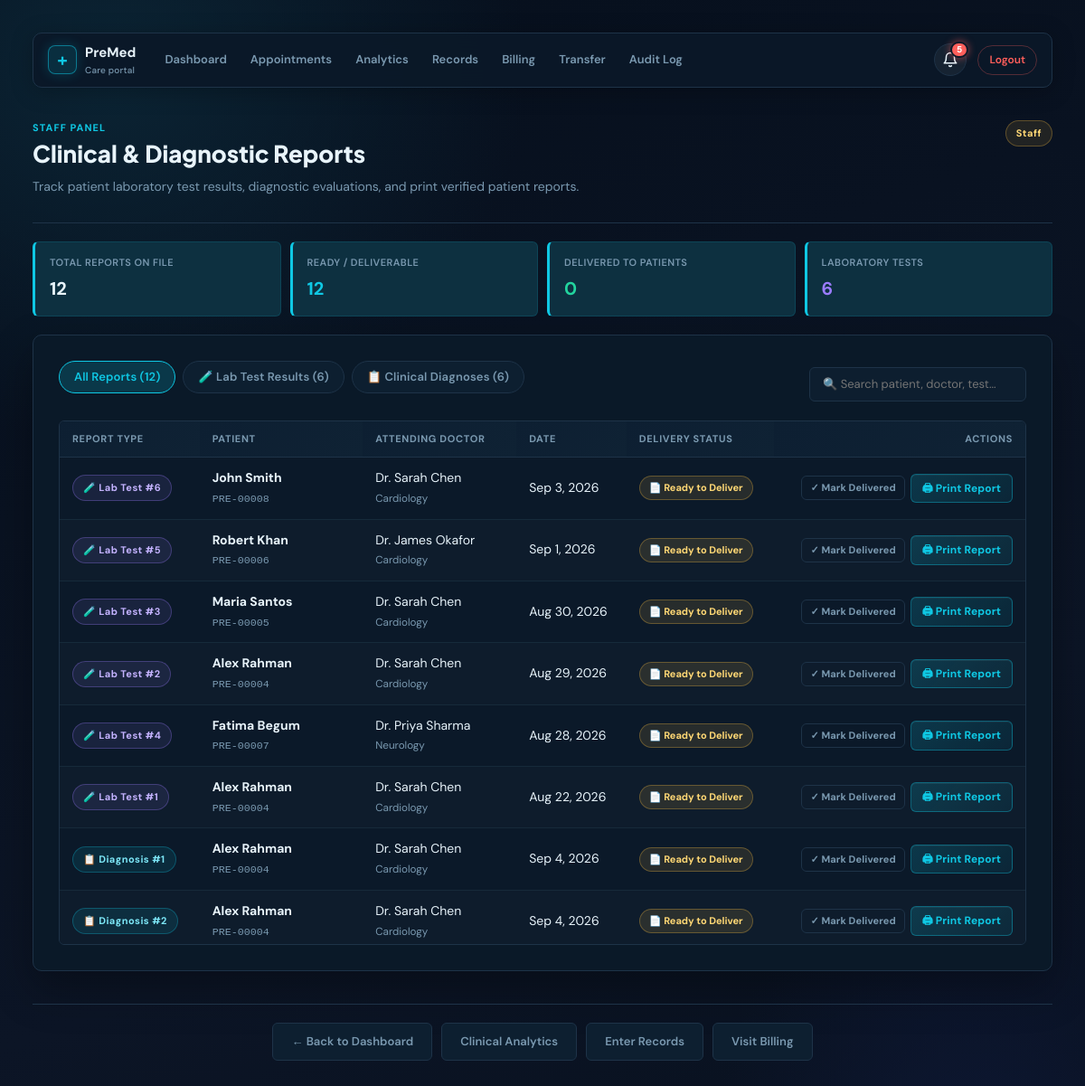
Page /frontend/reports.php (signed in) on the committed database.
### tables this page shows
CREATE TABLE LAB_TEST (
    TestID INT UNSIGNED AUTO_INCREMENT PRIMARY KEY,
    Result TEXT NULL,
    VisitID INT UNSIGNED NOT NULL,
    Cost DECIMAL(10,2) NOT NULL DEFAULT 0,
    CONSTRAINT fk_lab_visit FOREIGN KEY (VisitID) REFERENCES VISIT(VisitID) ON DELETE CASCADE
);

CREATE TABLE `USER` (
    UserID INT UNSIGNED AUTO_INCREMENT PRIMARY KEY,
    Name VARCHAR(120) NOT NULL,
    Email VARCHAR(190) NOT NULL UNIQUE,
    Password VARCHAR(255) NOT NULL,
    Address VARCHAR(255) NULL,
    CreatedAt TIMESTAMP NOT NULL DEFAULT CURRENT_TIMESTAMP
);

CREATE TABLE PATIENT (
    UserID INT UNSIGNED PRIMARY KEY,
    PatientCode VARCHAR(12) NULL UNIQUE,
    AssignedDoctorID INT UNSIGNED NULL,
    RiskLevel ENUM('Low', 'Medium', 'High') NOT NULL DEFAULT 'Low',
    ProfileStatus ENUM('Stable', 'Requires Attention') NOT NULL DEFAULT 'Stable',
    BloodGroup VARCHAR(5) NULL,
    Gender VARCHAR(30) NULL,
    DateOfBirth DATE NULL,
    CONSTRAINT fk_patient_user FOREIGN KEY (UserID) REFERENCES `USER`(UserID) ON DELETE CASCADE,
    CONSTRAINT fk_patient_doctor FOREIGN KEY (AssignedDoctorID) REFERENCES DOCTOR(UserID) ON DELETE SET NULL
);

CREATE TABLE DEPARTMENT (
    DeptID INT UNSIGNED AUTO_INCREMENT PRIMARY KEY,
    DeptName VARCHAR(100) NOT NULL UNIQUE
);

CREATE TABLE VISIT (
    VisitID INT UNSIGNED AUTO_INCREMENT PRIMARY KEY,
    AdmissionDate DATETIME NOT NULL DEFAULT CURRENT_TIMESTAMP,
    PatientID INT UNSIGNED NOT NULL,
    CONSTRAINT fk_visit_patient FOREIGN KEY (PatientID) REFERENCES PATIENT(UserID) ON DELETE CASCADE
);

CREATE TABLE DIAGNOSIS (
    DiagnosisID INT UNSIGNED AUTO_INCREMENT PRIMARY KEY,
    VisitID INT UNSIGNED NOT NULL,
    DiagnosisText VARCHAR(500) NOT NULL,
    CreatedAt TIMESTAMP NOT NULL DEFAULT CURRENT_TIMESTAMP,
    CONSTRAINT fk_diagnosis_visit FOREIGN KEY (VisitID) REFERENCES VISIT(VisitID) ON DELETE CASCADE
);

### backend/db.php (called while the page is built, shortened)
<?php
if (!function_exists('format_doctor_name')) {
    function format_doctor_name(?string $name): string
    {
        $trimmed = trim($name);
        if (preg_match('/^Dr\.?\s+/i', $trimmed)) {
            return $trimmed;
        }
        return 'Dr. ' . $trimmed;
    }
}

### frontend/reports.php (the view, shortened to what this page needs)
<?php
require_once dirname(__DIR__) . '/backend/db.php';
$labStmt = $pdo->query("
    SELECT LT.TestID, LT.Result, LT.Cost, V.VisitID, V.AdmissionDate,
           U.Name AS PatientName, P.PatientCode, P.BloodGroup, P.Gender, P.DateOfBirth,
           DocU.Name AS DoctorName, Dep.DeptName
    FROM LAB_TEST LT
    JOIN VISIT V ON LT.VisitID = V.VisitID
    JOIN PATIENT P ON V.PatientID = P.UserID
    JOIN `USER` U ON P.UserID = U.UserID
    LEFT JOIN `USER` DocU ON P.AssignedDoctorID = DocU.UserID
    LEFT JOIN DOCTOR Doc ON Doc.UserID = DocU.UserID
    LEFT JOIN DEPARTMENT Dep ON Doc.DeptID = Dep.DeptID
    ORDER BY V.AdmissionDate DESC
");
$labReports = $labStmt->fetchAll();
$diagStmt = $pdo->query("
    SELECT D.DiagnosisID, D.DiagnosisText, D.CreatedAt, V.VisitID, V.AdmissionDate,
           U.Name AS PatientName, P.PatientCode, P.BloodGroup, P.Gender, P.DateOfBirth,
           DocU.Name AS DoctorName, Dep.DeptName
    FROM DIAGNOSIS D
    JOIN VISIT V ON D.VisitID = V.VisitID
    JOIN PATIENT P ON V.PatientID = P.UserID
    JOIN `USER` U ON P.UserID = U.UserID
    LEFT JOIN `USER` DocU ON P.AssignedDoctorID = DocU.UserID
    LEFT JOIN DOCTOR Doc ON Doc.UserID = DocU.UserID
    LEFT JOIN DEPARTMENT Dep ON Doc.DeptID = Dep.DeptID
    ORDER BY D.CreatedAt DESC
");
$diagReports = $diagStmt->fetchAll();
$totalLab = count($labReports);
$totalDiag = count($diagReports);
$totalAll = $totalLab + $totalDiag;
$deliveredCount = 0;
$pendingDelivery = max(0, $totalAll - $deliveredCount);
?>
<!DOCTYPE html>
<html lang="en">
<head>
    <link rel="stylesheet" href="../resources/css/style.css?v=<?= filemtime(dirname(__DIR__) . '/resources/css/style.css') ?>">
</head>
<body>
<?php include __DIR__ . '/includes/nav.php'; ?>
<div class="rep-container">
    <div class="page-header">
        <div class="page-header-left">
            <p class="eyebrow">Staff Panel</p>
            <h2>Clinical &amp; Diagnostic Reports</h2>
            <p class="page-subtitle">Track patient laboratory test results, diagnostic evaluations, and print verified patient reports.</p>
        </div>
        <span class="role-pill role-staff">Staff</span>
    </div>
    <div class="metric-row cols-4" style="margin:20px 0;">
        <div>
            <span>Total Reports On File</span>
            <strong><?= (int)$totalAll ?></strong>
        </div>
        <div>
            <span>Ready / Deliverable</span>
            <strong style="color:var(--teal)"><?= (int)$pendingDelivery ?></strong>
        </div>
        <div>
            <span>Delivered to Patients</span>
            <strong style="color:var(--green)"><?= (int)$deliveredCount ?></strong>
        </div>
        <div>
            <span>Laboratory Tests</span>
            <strong style="color:var(--violet)"><?= (int)$totalLab ?></strong>
        </div>
    </div>
    <div class="rep-card">
        <div style="display:flex;justify-content:space-between;align-items:center;flex-wrap:wrap;gap:14px;margin-bottom:14px;">
            <div class="filter-tabs">
                <button type="button" class="filter-tab active" onclick="setTab('all', this)">All Reports (<?= $totalAll ?>)</button>
                <button type="button" class="filter-tab" onclick="setTab('lab', this)">🧪 Lab Test Results (<?= $totalLab ?>)</button>
                <button type="button" class="filter-tab" onclick="setTab('diag', this)">📋 Clinical Diagnoses (<?= $totalDiag ?>)</button>
            </div>
            <div>
                <input type="text" id="repSearch" placeholder="🔍 Search patient, doctor, test..." onkeyup="filterReports()" style="margin:0;padding:8px 14px;min-width:240px;font-size:13px;">
            </div>
        </div>
        <div class="table-wrap" style="margin:0;max-height:580px;overflow-y:auto;">
            <table>
                <thead>
                    <tr>
                        <th style="min-width:130px;">Report Type</th>
                        <th style="min-width:170px;">Patient</th>
                        <th style="min-width:160px;">Attending Doctor</th>
                        <th style="min-width:110px;">Date</th>
                        <th style="min-width:120px;">Delivery Status</th>
                        <th style="min-width:200px;text-align:right;">Actions</th>
                    </tr>
                </thead>
                <tbody id="repTableBody">
                <?php foreach ($labReports as $lr):
                    $key = 'lab_' . $lr['TestID'];
                    $isDelivered = in_array($key, $_SESSION['delivered_reports'], true);
                    $searchData = strtolower($lr['PatientName'] . ' ' . $lr['PatientCode'] . ' ' . ($lr['DoctorName'] ?? '') . ' ' . $lr['Result']);
                ?>
                <tr class="rep-row" data-type="lab" data-search="<?= htmlspecialchars($searchData) ?>">
                    <td>
                        <span class="role-pill role-doctor" style="font-size:11px;">🧪 Lab Test #<?= (int)$lr['TestID'] ?></span>
                    </td>
                    <td>
                        <strong><?= htmlspecialchars($lr['PatientName']) ?></strong><br>
                        <small style="color:var(--muted);font-family:monospace;"><?= htmlspecialchars($lr['PatientCode']) ?></small>
                    </td>
                    <td>
                        <?= htmlspecialchars(format_doctor_name($lr['DoctorName'] ?? '—')) ?><br>
                        <small style="color:var(--muted);"><?= htmlspecialchars($lr['DeptName'] ?? 'Clinic Staff') ?></small>
                    </td>
                    <td>
                        <?= htmlspecialchars(date('M j, Y', strtotime($lr['AdmissionDate']))) ?>
                    </td>
                    <td>
                        <?php if ($isDelivered): ?>
                            <span class="severity-badge severity-low" style="font-size:11px;">✓ Delivered</span>
                        <?php else: ?>
                            <span class="severity-badge severity-mid" style="font-size:11px;">📄 Ready to Deliver</span>
                        <?php endif; ?>
                    </td>
                    <td style="text-align:right;">
                        <div style="display:inline-flex;gap:6px;align-items:center;">
                            <form method="POST" class="inline-action-form" style="margin:0 !important;padding:0 !important;background:transparent !important;border:none !important;box-shadow:none !important;display:inline-flex !important;width:auto !important;border-radius:0 !important;">
                                <button type="submit" class="btn btn-sm btn-auto btn-ghost" title="Toggle delivery status" style="font-size:11px;padding:4px 9px;width:auto !important;">
                                    <?= $isDelivered ? '↩ Mark Pending' : '✓ Mark Delivered' ?>
                                </button>
                            </form>
                            <button type="button" class="btn btn-sm btn-auto btn-download btn-print-report"
                                data-title="Diagnostic Laboratory Test Report"
                                data-patname="<?= htmlspecialchars($lr['PatientName'], ENT_QUOTES, 'UTF-8') ?>"
                                data-patcode="<?= htmlspecialchars($lr['PatientCode'], ENT_QUOTES, 'UTF-8') ?>"
                                data-gender="<?= htmlspecialchars($lr['Gender'] ?? 'N/A', ENT_QUOTES, 'UTF-8') ?>"
                                data-blood="<?= htmlspecialchars($lr['BloodGroup'] ?? 'N/A', ENT_QUOTES, 'UTF-8') ?>"
                                data-doctor="<?= htmlspecialchars(format_doctor_name($lr['DoctorName'] ?? 'PreMed Clinic Staff'), ENT_QUOTES, 'UTF-8') ?>"
                                data-dept="<?= htmlspecialchars($lr['DeptName'] ?? 'Clinical Diagnostics', ENT_QUOTES, 'UTF-8') ?>"
                                data-date="<?= htmlspecialchars(date('F j, Y', strtotime($lr['AdmissionDate'])), ENT_QUOTES, 'UTF-8') ?>"
                                data-content="<?= htmlspecialchars($lr['Result'] ?? '', ENT_QUOTES, 'UTF-8') ?>"
                                data-visit="<?= (int)$lr['VisitID'] ?>"
                                data-doccode="LAB-<?= (int)$lr['TestID'] ?>"
                                style="width:auto !important;">🖨 Print Report</button>
                        </div>
                    </td>
                </tr>
                <?php endforeach; ?>
                <?php foreach ($diagReports as $dr):
                    $key = 'diag_' . $dr['DiagnosisID'];
                    $isDelivered = in_array($key, $_SESSION['delivered_reports'], true);
                    $searchData = strtolower($dr['PatientName'] . ' ' . $dr['PatientCode'] . ' ' . ($dr['DoctorName'] ?? '') . ' ' . $dr['DiagnosisText']);
                ?>
                <tr class="rep-row" data-type="diag" data-search="<?= htmlspecialchars($searchData) ?>">
                    <td>
                        <span class="role-pill role-patient" style="font-size:11px;">📋 Diagnosis #<?= (int)$dr['DiagnosisID'] ?></span>
                    </td>
                    <td>
                        <strong><?= htmlspecialchars($dr['PatientName']) ?></strong><br>
                        <small style="color:var(--muted);font-family:monospace;"><?= htmlspecialchars($dr['PatientCode']) ?></small>
                    </td>
                    <td>
                        <?= htmlspecialchars(format_doctor_name($dr['DoctorName'] ?? '—')) ?><br>
                        <small style="color:var(--muted);"><?= htmlspecialchars($dr['DeptName'] ?? 'General Medicine') ?></small>
                    </td>
                    <td>
                        <?= htmlspecialchars(date('M j, Y', strtotime($dr['CreatedAt']))) ?>
                    </td>
                    <td>
                        <?php if ($isDelivered): ?>
                            <span class="severity-badge severity-low" style="font-size:11px;">✓ Delivered</span>
                        <?php else: ?>
                            <span class="severity-badge severity-mid" style="font-size:11px;">📄 Ready to Deliver</span>
                        <?php endif; ?>
                    </td>
                    <td style="text-align:right;">
                        <div style="display:inline-flex;gap:6px;align-items:center;">
                            <form method="POST" class="inline-action-form" style="margin:0 !important;padding:0 !important;background:transparent !important;border:none !important;box-shadow:none !important;display:inline-flex !important;width:auto !important;border-radius:0 !important;">
                                <button type="submit" class="btn btn-sm btn-auto btn-ghost" title="Toggle delivery status" style="font-size:11px;padding:4px 9px;width:auto !important;">
                                    <?= $isDelivered ? '↩ Mark Pending' : '✓ Mark Delivered' ?>
                                </button>
                            </form>
                            <button type="button" class="btn btn-sm btn-auto btn-download btn-print-report"
                                data-title="Official Clinical Diagnosis Summary"
                                data-patname="<?= htmlspecialchars($dr['PatientName'], ENT_QUOTES, 'UTF-8') ?>"
                                data-patcode="<?= htmlspecialchars($dr['PatientCode'], ENT_QUOTES, 'UTF-8') ?>"
                                data-gender="<?= htmlspecialchars($dr['Gender'] ?? 'N/A', ENT_QUOTES, 'UTF-8') ?>"
                                data-blood="<?= htmlspecialchars($dr['BloodGroup'] ?? 'N/A', ENT_QUOTES, 'UTF-8') ?>"
                                data-doctor="<?= htmlspecialchars(format_doctor_name($dr['DoctorName'] ?? 'PreMed Clinic Staff'), ENT_QUOTES, 'UTF-8') ?>"
                                data-dept="<?= htmlspecialchars($dr['DeptName'] ?? 'Consultation & Diagnostics', ENT_QUOTES, 'UTF-8') ?>"
                                data-date="<?= htmlspecialchars(date('F j, Y', strtotime($dr['CreatedAt'])), ENT_QUOTES, 'UTF-8') ?>"
                                data-content="<?= htmlspecialchars($dr['DiagnosisText'] ?? '', ENT_QUOTES, 'UTF-8') ?>"
                                data-visit="<?= (int)$dr['VisitID'] ?>"
                                data-doccode="DIAG-<?= (int)$dr['DiagnosisID'] ?>"
                                style="width:auto !important;">🖨 Print Report</button>
                        </div>
                    </td>
                </tr>
                <?php endforeach; ?>
                </tbody>
            </table>
        </div>
    </div>
</div>
<?php include __DIR__ . '/includes/footer_nav.php'; ?>
</body>
</html>

### frontend/reports.php (style rules this page uses)
.rep-container { max-width: 1240px; margin: clamp(10px, 4vw, 36px) auto; }
.rep-card { background: rgba(11,25,41,.97); border: 1px solid var(--line); border-radius: var(--radius); padding: clamp(18px, 2.5vw, 28px); margin-bottom: 24px; box-shadow: var(--shadow); }
.filter-tabs { display: flex; gap: 8px; flex-wrap: wrap; margin-bottom: 16px; }
.filter-tab { width: auto !important; margin: 0 !important; padding: 7px 16px; border-radius: 999px; font-size: 13px; font-weight: 600; cursor: pointer; border: 1px solid var(--line); background: var(--surface2); color: var(--muted); transition: all .15s; }
.filter-tab.active, .filter-tab:hover { background: var(--teal-glow); border-color: var(--teal); color: var(--teal); }

### rows in the picture
lab_test: TestID "6", user.Name "John Smith", patient.PatientCode "PRE-00008", user.Name "Dr. Sarah Chen", department.DeptName "Cardiology", VisitID.AdmissionDate "Sep 3, 2026", shows "📄 Ready to Deliver", shows "✓ Mark Delivered"
lab_test: TestID "5", user.Name "Robert Khan", patient.PatientCode "PRE-00006", user.Name "Dr. James Okafor", department.DeptName "Cardiology", VisitID.AdmissionDate "Sep 1, 2026", shows "📄 Ready to Deliver", shows "✓ Mark Delivered"
lab_test: TestID "3", user.Name "Maria Santos", patient.PatientCode "PRE-00005", user.Name "Dr. Sarah Chen", department.DeptName "Cardiology", VisitID.AdmissionDate "Aug 30, 2026", shows "📄 Ready to Deliver", shows "✓ Mark Delivered"
lab_test: TestID "2", user.Name "Alex Rahman", patient.PatientCode "PRE-00004", user.Name "Dr. Sarah Chen", department.DeptName "Cardiology", VisitID.AdmissionDate "Aug 29, 2026", shows "📄 Ready to Deliver", shows "✓ Mark Delivered"
lab_test: TestID "4", user.Name "Fatima Begum", patient.PatientCode "PRE-00007", user.Name "Dr. Priya Sharma", department.DeptName "Neurology", VisitID.AdmissionDate "Aug 28, 2026", shows "📄 Ready to Deliver", shows "✓ Mark Delivered"
lab_test: TestID "1", user.Name "Alex Rahman", patient.PatientCode "PRE-00004", user.Name "Dr. Sarah Chen", department.DeptName "Cardiology", VisitID.AdmissionDate "Aug 22, 2026", shows "📄 Ready to Deliver", shows "✓ Mark Delivered"
diagnosis: DiagnosisID "1", user.Name "Alex Rahman", patient.PatientCode "PRE-00004", user.Name "Dr. Sarah Chen", department.DeptName "Cardiology", CreatedAt "Sep 4, 2026", shows "📄 Ready to Deliver", shows "✓ Mark Delivered"
diagnosis: DiagnosisID "2", user.Name "Alex Rahman", patient.PatientCode "PRE-00004", user.Name "Dr. Sarah Chen", department.DeptName "Cardiology", CreatedAt "Sep 4, 2026", shows "📄 Ready to Deliver", shows "✓ Mark Delivered"

### other values in the picture
$unreadCount "5"
$totalAll "12"
$pendingDelivery "12"
$deliveredCount "0"
$totalLab "6"
$totalDiag "6"
